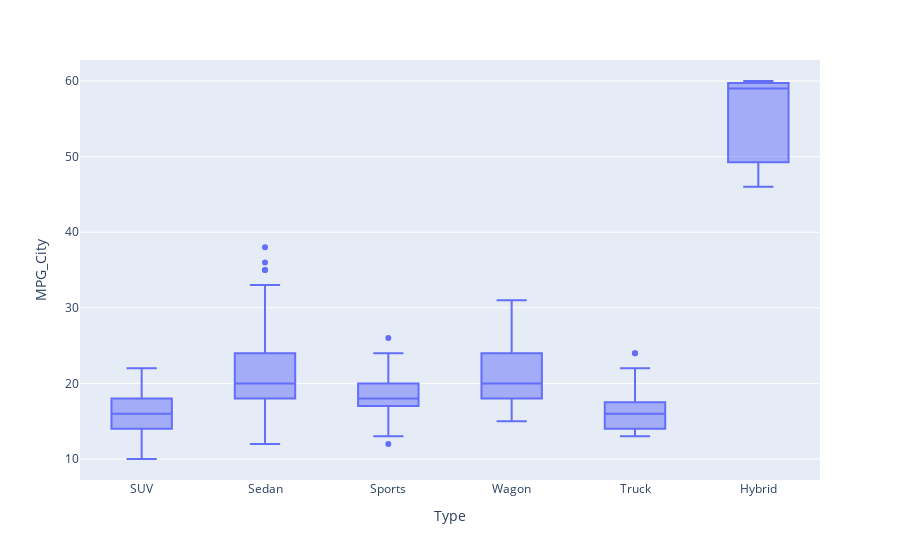

Notebook code cell kept with this figure:
### Code cell
fig = px.box(df, x="Type", y="MPG_City")
fig.show()

### Figure 1 — Plotly figure (JSON) as saved in the notebook; plotly's stock layout.template omitted (floating-point values rounded to 4 significant figures; data arrays with more than 128 entries replaced by an {"elided": "..."} marker saying what was removed)
{"data": [{"alignmentgroup": "True", "hovertemplate": "Type=%{x}<br>MPG_City=%{y}<extra></extra>", "legendgroup": "", "marker": {"color": "#636efa"}, "name": "", "notched": false, "offsetgroup": "", "orientation": "v", "showlegend": false, "type": "box", "x": {"elided": "428 str values"}, "x0": " ", "xaxis": "x", "y": {"elided": "428 int values"}, "y0": " ", "yaxis": "y"}], "layout": {"boxmode": "group", "legend": {"tracegroupgap": 0}, "margin": {"t": 60}, "xaxis": {"anchor": "y", "domain": [0, 1], "title": {"text": "Type"}}, "yaxis": {"anchor": "x", "domain": [0, 1], "title": {"text": "MPG_City"}}}}
